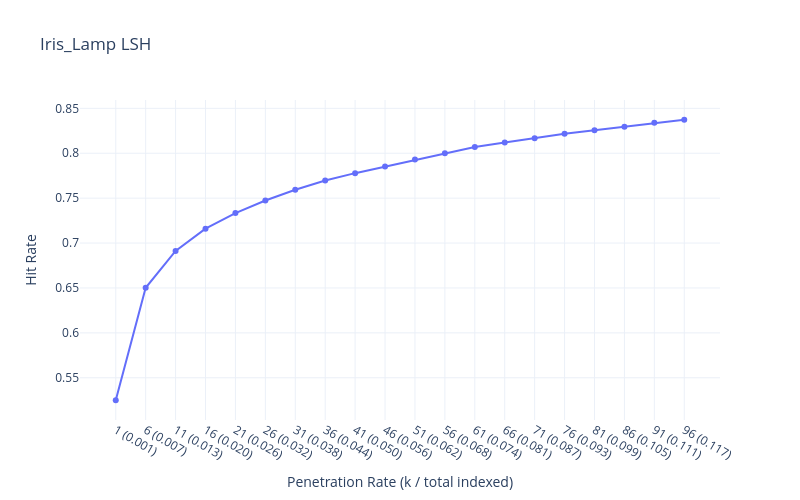

Source (notebook cell):
### Code cell
plot_hit_rate_plotly_topk(x_labels, hit_rates,23,"Iris_Lamp LSH")

### Figure 1 — Plotly figure (JSON) as saved in the notebook; plotly's stock layout.template omitted (floating-point values rounded to 4 significant figures)
{"data": [{"line": {"width": 2}, "marker": {"size": 6}, "mode": "lines+markers", "name": "efSearch=23", "type": "scatter", "x": ["1 (0.001)", "6 (0.007)", "11 (0.013)", "16 (0.020)", "21 (0.026)", "26 (0.032)", "31 (0.038)", "36 (0.044)", "41 (0.050)", "46 (0.056)", "51 (0.062)", "56 (0.068)", "61 (0.074)", "66 (0.081)", "71 (0.087)", "76 (0.093)", "81 (0.099)", "86 (0.105)", "91 (0.111)", "96 (0.117)"], "y": [0.525, 0.6502, 0.6912, 0.716, 0.7334, 0.7474, 0.7594, 0.7696, 0.7778, 0.7852, 0.7929, 0.7999, 0.807, 0.8119, 0.8167, 0.8217, 0.8256, 0.8295, 0.8339, 0.8373]}], "layout": {"height": 500, "hovermode": "x unified", "title": {"text": "Iris_Lamp LSH"}, "width": 800, "xaxis": {"title": {"text": "Penetration Rate (k / total indexed)"}}, "yaxis": {"title": {"text": "Hit Rate"}}}}
